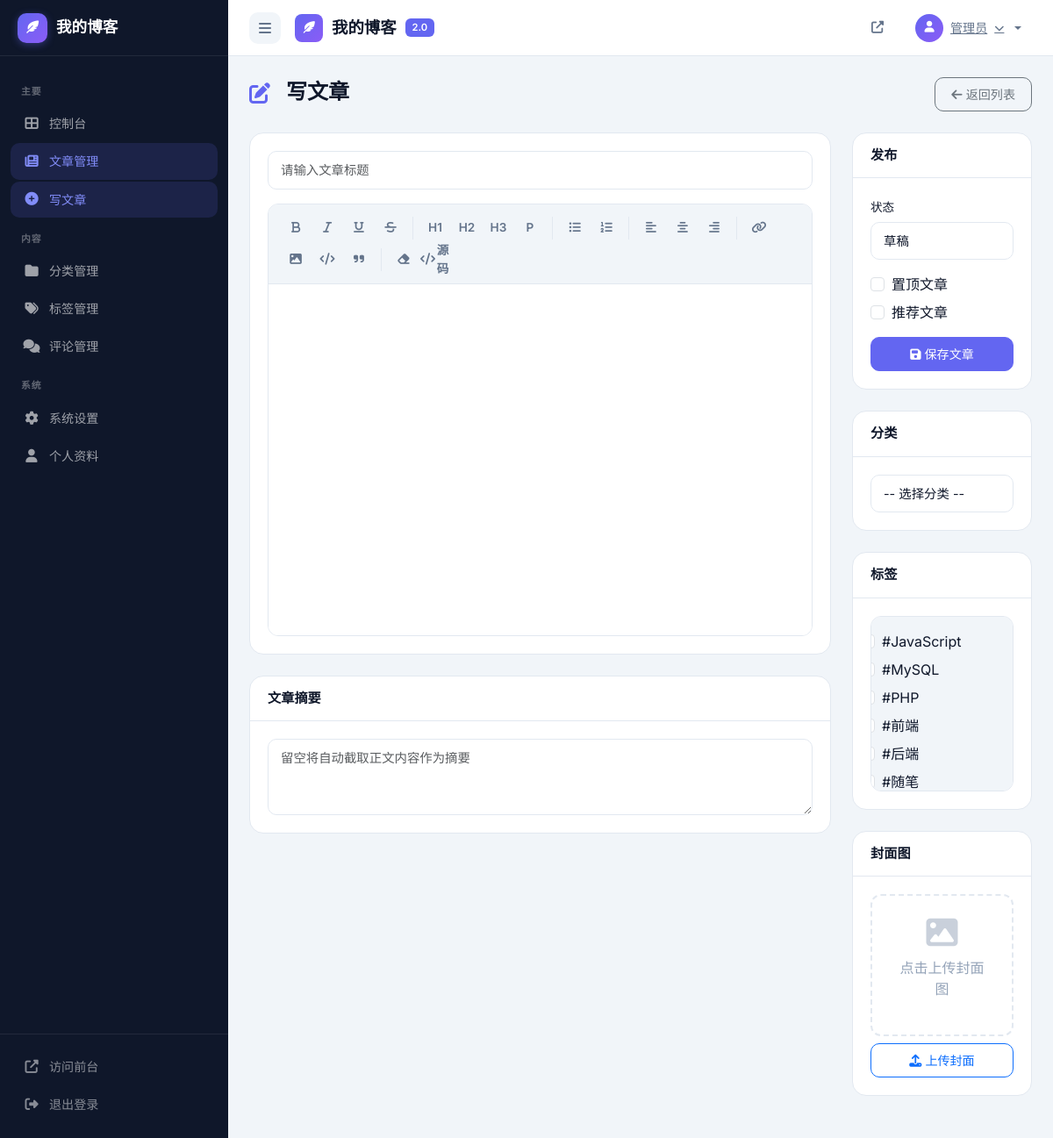
Page /admin/post-add (signed in) on the committed database.
### tables this page shows
CREATE TABLE IF NOT EXISTS `users` (
    `id` INT UNSIGNED AUTO_INCREMENT PRIMARY KEY,
    `username` VARCHAR(50) NOT NULL UNIQUE,
    `password` VARCHAR(255) NOT NULL,
    `email` VARCHAR(100) NOT NULL,
    `nickname` VARCHAR(50) DEFAULT '',
    `avatar` VARCHAR(255) DEFAULT '',
    `role` ENUM('admin','author','editor') DEFAULT 'author',
    `status` TINYINT(1) DEFAULT 1,
    `created_at` DATETIME DEFAULT CURRENT_TIMESTAMP,
    `updated_at` DATETIME DEFAULT CURRENT_TIMESTAMP ON UPDATE CURRENT_TIMESTAMP
);

CREATE TABLE IF NOT EXISTS `tags` (
    `id` INT UNSIGNED AUTO_INCREMENT PRIMARY KEY,
    `name` VARCHAR(50) NOT NULL,
    `slug` VARCHAR(50) DEFAULT '',
    `created_at` DATETIME DEFAULT CURRENT_TIMESTAMP
);

### database.php (called while the page is built, shortened)
<?php
class Database {
    private static $instance = null;
    private $pdo;
    private $connected = false;
    private function __construct() {
        $dsn = 'mysql:host=' . DB_HOST . ';port=' . DB_PORT . ';charset=utf8mb4';
        try {
            $this->pdo = new PDO($dsn, DB_USER, DB_PASS, [
                PDO::ATTR_ERRMODE => PDO::ERRMODE_EXCEPTION,
                PDO::MYSQL_ATTR_INIT_COMMAND => "SET NAMES utf8mb4",
                PDO::ATTR_DEFAULT_FETCH_MODE => PDO::FETCH_ASSOC,
                PDO::ATTR_EMULATE_PREPARES => false,
            ]);
            $this->pdo->exec("USE `" . DB_NAME . "`");
            $this->connected = true;
        } catch (PDOException $e) {
            $this->connected = false;
            $this->pdo = null;
        }
    }
    public static function getInstance() {
        if (self::$instance === null) {
            self::$instance = new self();
        }
        return self::$instance;
    }
    public function isConnected() {
        return $this->connected;
    }
    public function query($sql, $params = []) {
        $stmt = $this->pdo->prepare($sql);
        $stmt->execute($params);
        return $stmt;
    }
    public function fetchAll($sql, $params = []) {
        $result = $this->query($sql, $params);
        return $result ? $result->fetchAll() : [];
    }
    public function fetchOne($sql, $params = []) {
        $result = $this->query($sql, $params);
        return $result ? $result->fetch() : false;
    }
}
function db() {
    return Database::getInstance();
}

### functions.php (called while the page is built, shortened)
<?php
function is_installed() {
    return db()->isConnected();
}
function clean($str) {
    return htmlspecialchars($str, ENT_QUOTES, 'UTF-8');
}
function is_login() {
    return !empty($_SESSION['user_id']);
}
function current_user() {
    static $user = null;
    if ($user === null) {
        $user = db()->fetchOne("SELECT * FROM users WHERE id = ?", [$_SESSION['user_id']]);
    }
    return $user;
}
function get_option($key, $default = '') {
    $defaults = [
        'site_name' => '我的博客',
        'site_desc' => '一个简洁优雅的个人博客',
        'site_keywords' => '博客,技术,分享',
        'site_url' => 'http://localhost/boke',
        'admin_email' => 'admin@example.com',
        'comment_check' => '1',
        'posts_per_page' => '8',
    ];
    static $options = null;
    if ($options === null) {
        $rows = db()->fetchAll("SELECT option_key, option_value FROM options");
        $options = [];
        foreach ($rows as $row) {
            $options[$row['option_key']] = $row['option_value'];
        }
    }
    return isset($options[$key]) ? $options[$key] : (isset($defaults[$key]) ? $defaults[$key] : $default);
}
    ?>

### admin/post_edit.php (the view, shortened to what this page needs)
<?php
$postId = isset($_GET['id']) ? (int)$_GET['id'] : 0;
$isEdit = $postId > 0;
$pageTitle = $isEdit ? '编辑文章' : '写文章';
$post = [];
$postTags = [];
$allTags = db()->fetchAll("SELECT * FROM tags ORDER BY name ASC");
include __DIR__ . '/../admin/views/header.php';
?>
<div class="page-header d-flex justify-content-between align-items-center">
    <div>
        <h1><i class="fas fa-edit me-2"></i><?php echo $pageTitle; ?></h1>
    </div>
    <div>
        <a href="<?php echo SITE_URL; ?>/admin/posts" class="btn btn-outline-secondary">
            <i class="fas fa-arrow-left me-1"></i>返回列表
        </a>
    </div>
</div>
<form method="POST" id="postForm">
    <div class="row">
        <div class="col-lg-9">
            <div class="admin-card mb-4">
                <div class="admin-card-body">
                    <div class="mb-3">
                        <input type="text" name="title" class="form-control form-control-lg" placeholder="请输入文章标题"
                            value="<?php echo clean($post['title'] ?? ''); ?>" required>
                    </div>
                    <div class="editor-wrapper">
                        <div class="editor-toolbar">
                            <button type="button" class="editor-btn" onclick="execCmd('bold')" title="加粗"><i class="fas fa-bold"></i></button>
                            <button type="button" class="editor-btn" onclick="execCmd('italic')" title="斜体"><i class="fas fa-italic"></i></button>
                            <button type="button" class="editor-btn" onclick="execCmd('underline')" title="下划线"><i class="fas fa-underline"></i></button>
                            <button type="button" class="editor-btn" onclick="execCmd('strikeThrough')" title="删除线"><i class="fas fa-strikethrough"></i></button>
                            <button type="button" class="editor-btn" onclick="execCmd('formatBlock', 'h1')" title="标题1">H1</button>
                            <button type="button" class="editor-btn" onclick="execCmd('formatBlock', 'h2')" title="标题2">H2</button>
                            <button type="button" class="editor-btn" onclick="execCmd('formatBlock', 'h3')" title="标题3">H3</button>
                            <button type="button" class="editor-btn" onclick="execCmd('formatBlock', 'p')" title="正文">P</button>
                            <button type="button" class="editor-btn" onclick="execCmd('insertUnorderedList')" title="无序列表"><i class="fas fa-list-ul"></i></button>
                            <button type="button" class="editor-btn" onclick="execCmd('insertOrderedList')" title="有序列表"><i class="fas fa-list-ol"></i></button>
                            <button type="button" class="editor-btn" onclick="execCmd('justifyLeft')" title="左对齐"><i class="fas fa-align-left"></i></button>
                            <button type="button" class="editor-btn" onclick="execCmd('justifyCenter')" title="居中"><i class="fas fa-align-center"></i></button>
                            <button type="button" class="editor-btn" onclick="execCmd('justifyRight')" title="右对齐"><i class="fas fa-align-right"></i></button>
                            <button type="button" class="editor-btn" onclick="insertLink()" title="插入链接"><i class="fas fa-link"></i></button>
                            <button type="button" class="editor-btn" onclick="insertImage()" title="插入图片"><i class="fas fa-image"></i></button>
                            <button type="button" class="editor-btn" onclick="insertCode()" title="插入代码"><i class="fas fa-code"></i></button>
                            <button type="button" class="editor-btn" onclick="insertQuote()" title="插入引用"><i class="fas fa-quote-right"></i></button>
                            <button type="button" class="editor-btn" onclick="execCmd('removeFormat')" title="清除格式"><i class="fas fa-eraser"></i></button>
                            <button type="button" class="editor-btn" onclick="toggleSource()" title="源码模式"><i class="fas fa-code"></i> 源码</button>
                        </div>
                        <div id="editor" class="editor-content" contenteditable="true"><?php echo $post['content'] ?? ''; ?></div>
                    </div>
                </div>
            </div>
            <div class="admin-card mb-4">
                <div class="admin-card-header">
                    <h5>文章摘要</h5>
                </div>
                <div class="admin-card-body">
                    <textarea name="summary" class="form-control" rows="3" placeholder="留空将自动截取正文内容作为摘要"><?php echo clean($post['summary'] ?? ''); ?></textarea>
                </div>
            </div>
        </div>
        <div class="col-lg-3">
            <div class="admin-card mb-4">
                <div class="admin-card-header">
                    <h5>发布</h5>
                </div>
                <div class="admin-card-body">
                    <div class="mb-3">
                        <label class="form-label">状态</label>
                        <select name="status" class="form-select">
                            <option value="draft" <?php echo ($post['status'] ?? '') === 'draft' ? 'selected' : ''; ?>>草稿</option>
                        </select>
                    </div>
                    <div class="form-check mb-2">
                        <input class="form-check-input" type="checkbox" name="is_top" value="1" id="isTop"
                            <?php echo ($post['is_top'] ?? 0) ? 'checked' : ''; ?>>
                        <label class="form-check-label" for="isTop">置顶文章</label>
                    </div>
                    <div class="form-check mb-3">
                        <input class="form-check-input" type="checkbox" name="is_recommend" value="1" id="isRecommend"
                            <?php echo ($post['is_recommend'] ?? 0) ? 'checked' : ''; ?>>
                        <label class="form-check-label" for="isRecommend">推荐文章</label>
                    </div>
                    <button type="submit" class="btn btn-primary w-100">
                        <i class="fas fa-save me-1"></i>保存文章
                    </button>
                </div>
            </div>
            <div class="admin-card mb-4">
                <div class="admin-card-header">
                    <h5>分类</h5>
                </div>
                <div class="admin-card-body">
                    <select name="category_id" class="form-select">
                        <option value="0">-- 选择分类 --</option>
                    </select>
                </div>
            </div>
            <div class="admin-card mb-4">
                <div class="admin-card-header">
                    <h5>标签</h5>
                </div>
                <div class="admin-card-body">
                    <div class="tag-select">
                        <?php foreach ($allTags as $tag): ?>
                        <div class="form-check">
                            <input class="form-check-input" type="checkbox" name="tags[]" value="<?php echo $tag['id']; ?>"
                                id="tag<?php echo $tag['id']; ?>" <?php echo in_array($tag['id'], $postTags) ? 'checked' : ''; ?>>
                            <label class="form-check-label" for="tag<?php echo $tag['id']; ?>">
                                #<?php echo clean($tag['name']); ?>
                            </label>
                        </div>
                        <?php endforeach; ?>
                    </div>
                </div>
            </div>
            <div class="admin-card mb-4">
                <div class="admin-card-header">
                    <h5>封面图</h5>
                </div>
                <div class="admin-card-body">
                    <div class="cover-preview" id="coverPreview">
                        <?php if (!empty($post['cover'])): ?>
                        <img src="<?php echo clean($post['cover']); ?>" alt="" style="max-width:100%;border-radius:8px;">
                        <?php else: ?>
                        <div class="cover-placeholder">
                            <i class="fas fa-image"></i>
                            <p>点击上传封面图</p>
                        </div>
                        <?php endif; ?>
                    </div>
                    <button type="button" class="btn btn-outline-primary btn-sm w-100 mt-2" onclick="document.getElementById('coverFile').click()">
                        <i class="fas fa-upload me-1"></i>上传封面
                    </button>
                </div>
            </div>
        </div>
    </div>
</form>
<?php
include __DIR__ . '/../admin/views/footer.php';
?>

### admin/views/header.php (shortened to what this page needs)
<?php
$siteName = get_option('site_name', SITE_NAME);
$currentUser = current_user();
$currentPage = basename($_SERVER['REQUEST_URI'], '.php');
?>
<!DOCTYPE html>
<html lang="zh-CN">
<head>
    <link rel="stylesheet" href="https://cdn.jsdelivr.net/npm/bootstrap@5.3.0/dist/css/bootstrap.min.css">
    <link rel="stylesheet" href="https://cdnjs.cloudflare.com/ajax/libs/font-awesome/6.4.0/css/all.min.css">
    <link rel="stylesheet" href="<?php echo SITE_URL; ?>/assets/css/admin.css">
</head>
<body>
<aside class="admin-sidebar" id="adminSidebar">
    <div class="sidebar-brand">
        <a href="<?php echo SITE_URL; ?>/admin/">
            <span class="brand-icon"><i class="fas fa-feather-alt"></i></span>
            <?php echo clean($siteName); ?>
        </a>
    </div>
    <div class="sidebar-menu">
        <div class="menu-label">主要</div>
        <a href="<?php echo SITE_URL; ?>/admin/dashboard" class="menu-item <?php echo $currentPage === 'index' || $currentPage === 'dashboard' || $currentPage === '' ? 'active' : ''; ?>">
            <i class="fas fa-th-large"></i><span>控制台</span>
        </a>
        <a href="<?php echo SITE_URL; ?>/admin/posts" class="menu-item <?php echo in_array($currentPage, ['posts', 'post-edit', 'post-add']) ? 'active' : ''; ?>">
            <i class="fas fa-newspaper"></i><span>文章管理</span>
        </a>
        <a href="<?php echo SITE_URL; ?>/admin/post-add" class="menu-item <?php echo $currentPage === 'post-add' ? 'active' : ''; ?>">
            <i class="fas fa-plus-circle"></i><span>写文章</span>
        </a>
        <div class="menu-label">内容</div>
        <a href="<?php echo SITE_URL; ?>/admin/categories" class="menu-item <?php echo $currentPage === 'categories' ? 'active' : ''; ?>">
            <i class="fas fa-folder"></i><span>分类管理</span>
        </a>
        <a href="<?php echo SITE_URL; ?>/admin/tags" class="menu-item <?php echo $currentPage === 'tags' ? 'active' : ''; ?>">
            <i class="fas fa-tags"></i><span>标签管理</span>
        </a>
        <a href="<?php echo SITE_URL; ?>/admin/comments" class="menu-item <?php echo $currentPage === 'comments' ? 'active' : ''; ?>">
            <i class="fas fa-comments"></i><span>评论管理</span>
        </a>
        <div class="menu-label">系统</div>
        <a href="<?php echo SITE_URL; ?>/admin/settings" class="menu-item <?php echo $currentPage === 'settings' ? 'active' : ''; ?>">
            <i class="fas fa-cog"></i><span>系统设置</span>
        </a>
        <a href="<?php echo SITE_URL; ?>/admin/profile" class="menu-item <?php echo $currentPage === 'profile' ? 'active' : ''; ?>">
            <i class="fas fa-user"></i><span>个人资料</span>
        </a>
    </div>
    <div class="sidebar-footer">
        <a href="<?php echo SITE_URL; ?>/" target="_blank" class="menu-item">
            <i class="fas fa-external-link-alt"></i><span>访问前台</span>
        </a>
        <a href="<?php echo SITE_URL; ?>/admin/logout" class="menu-item">
            <i class="fas fa-sign-out-alt"></i><span>退出登录</span>
        </a>
    </div>
</aside>
<nav class="admin-nav">
    <div class="admin-nav-left">
        <button class="sidebar-toggle" id="sidebarToggle">
            <i class="fas fa-bars"></i>
        </button>
        <a href="<?php echo SITE_URL; ?>/admin/" class="admin-logo">
            <span class="brand-icon"><i class="fas fa-feather-alt"></i></span>
            <?php echo clean($siteName); ?>
            <span style="font-size:0.7rem;background:var(--admin-primary);color:#fff;padding:2px 8px;border-radius:6px;font-weight:600;">2.0</span>
        </a>
    </div>
    <div class="admin-nav-right">
        <a href="<?php echo SITE_URL; ?>/" target="_blank" class="nav-link-icon" title="访问前台">
            <i class="fas fa-external-link-alt"></i>
        </a>
        <div class="nav-user dropdown">
            <a href="#" class="dropdown-toggle" data-bs-toggle="dropdown">
                <div style="width:32px;height:32px;border-radius:50%;background:linear-gradient(135deg,var(--admin-primary),#8b5cf6);display:flex;align-items:center;justify-content:center;color:#fff;font-size:0.8rem;">
                    <i class="fas fa-user"></i>
                </div>
                <?php echo clean($currentUser['nickname'] ?: $currentUser['username']); ?>
                <i class="fas fa-chevron-down" style="font-size:0.7rem;"></i>
            </a>
        </div>
    </div>
</nav>
<div class="admin-main">
    <div class="admin-content">

### rows in the picture
users: nickname "管理员"
tags: name "JavaScript"
tags: name "MySQL"
tags: name "PHP"
tags: name "前端"
tags: name "后端"
tags: name "随笔"

### other values in the picture
$siteName "我的博客"
$pageTitle "写文章"
